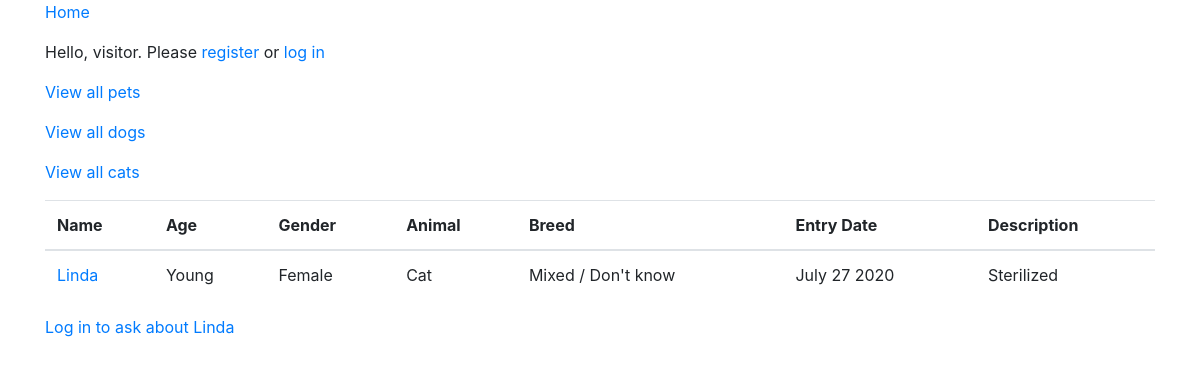
Screenshot of /pets/cats/1 with the database file from the repository.
### tables this page shows
CREATE TABLE "pets" (
	"id"	integer NOT NULL PRIMARY KEY AUTOINCREMENT,
	"owner"	integer,
	"name"	text,
	"age"	text,
	"gender"	text,
	"animal"	TEXT,
	"breed"	TEXT,
	"entry_date"	datetime,
	"description"	text,
	FOREIGN KEY("owner") REFERENCES "users"("id")
);

### app.py (the view)
@app.route("/pets/<animal>/<pet_id>")
def pets_detail(animal, pet_id):
    user = session.get("user")
    user_id = session.get("user_id")
    db = sqlite3.connect('app.db', detect_types=sqlite3.PARSE_DECLTYPES|sqlite3.PARSE_COLNAMES)
    c = db.cursor()
    details = c.execute('SELECT id, owner, name, age, gender, animal, breed, entry_date as "[timestamp]", description FROM pets WHERE id = ?', (pet_id, )).fetchall()[0]
    if len(details) < 1:
        return redirect("/pets")
    owner = c.execute('SELECT * FROM users WHERE id = (SELECT owner FROM pets WHERE id = ?)', (pet_id, )).fetchall()[0]
    photos = c.execute('SELECT * FROM photos WHERE pet_id = ?',(pet_id, )).fetchall()
    return render_template("pet_detail.html", user=user, user_id=user_id, details=details, owner=owner, photos=photos)

### app.py (called while the page is built)
@app.after_request
def after_request(response):
    response.headers['Cache-Control'] = 'no-cache, no-store, must-revalidate'
    response.headers['Expires'] = 0
    response.headers['Pragma'] = 'no-cache'
    return response

### templates/pet_detail.html (shortened to what this page needs)
{% extends "layout.html" %}
{% block main %}
<div class="container">
    <table class="table">
        <thead>
            <tr>
                <th scope="col">Name</th>
                <th scope="col">Age</th>
                <th scope="col">Gender</th>
                <th scope="col">Animal</th>
                <th scope="col">Breed</th>
                <th scope="col">Entry Date</th>
                <th scope="col">Description</th>
            </tr>
        </thead>
        <tbody>
            <tr>
                <td><a href="/pets/{{ details[0] }}">{{ details[2] }}</a></td>
                <td>{{ details[3] }}</td>
                <td>{{ details[4] }}</td>
                <td>{{ details[5] }}</td>
                <td>{{ details[6] }}</td>
                <td>{{ details[7].strftime('%B %d %Y') }}</td>
                <td>{{ details[8] }}</td>
            </tr>
        </tbody>
    </table>
    <div class="row">
        <div class="col">
        {% if user and details[1] != user_id %}
        <h4>Ask about {{ details[2] }}</h4>
            <form action="/contact/{{ owner[1] }}" method="POST">
                <div class="form-group">
                    <label for="message">Enter your message: (<span id="characters">255</span> character<span id="plural">s</span>)</label>
                    <textarea name="message" class="form-control" id="message" rows="3" maxlength="255"></textarea>
                </div>
                <input name="receiver" type="text" value="{{ owner[0] }}" hidden>
                <input name="sender" type="text" value="{{ user_id }}" hidden>
                <input name="subject" type="text" value="{{ details[2] }}" hidden>
                <button type="submit" class="btn btn-primary mb-2">Submit</button>
            </form>
        {% elif not user %}
        <a href="/login">Log in to ask about {{ details[2] }}</a></p>
        {% endif %}
        </div>
    </div>
</div>
{% endblock %}

### rows the page displays
pets: name "Linda", age "Young", gender "Female", animal "Cat", breed "Mixed / Don't know", entry_date "July 27 2020", description "Sterilized"
